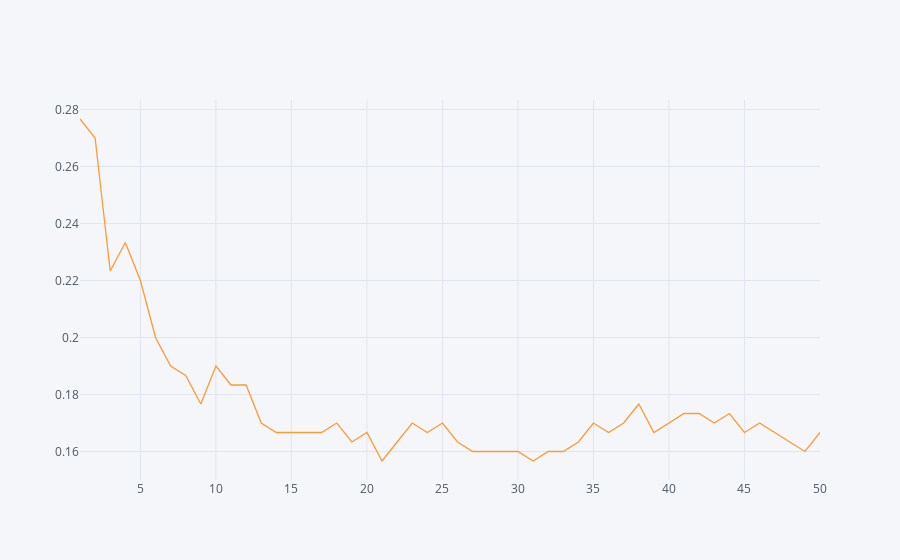

The notebook cell saved with this chart:
### Code cell
error_rate.iplot()

### Figure 1 — Plotly figure (JSON) as saved in the notebook; plotly's stock layout.template omitted (floating-point values rounded to 4 significant figures)
{"data": [{"line": {"color": "rgba(255, 153, 51, 1.0)", "dash": "solid", "shape": "linear", "width": 1.3}, "mode": "lines", "name": "Error Rate", "text": "", "type": "scatter", "x": [1, 2, 3, 4, 5, 6, 7, 8, 9, 10, 11, 12, 13, 14, 15, 16, 17, 18, 19, 20, 21, 22, 23, 24, 25, 26, 27, 28, 29, 30, 31, 32, 33, 34, 35, 36, 37, 38, 39, 40, 41, 42, 43, 44, 45, 46, 47, 48, 49, 50], "y": [0.2767, 0.27, 0.2233, 0.2333, 0.22, 0.2, 0.19, 0.1867, 0.1767, 0.19, 0.1833, 0.1833, 0.17, 0.1667, 0.1667, 0.1667, 0.1667, 0.17, 0.1633, 0.1667, 0.1567, 0.1633, 0.17, 0.1667, 0.17, 0.1633, 0.16, 0.16, 0.16, 0.16, 0.1567, 0.16, 0.16, 0.1633, 0.17, 0.1667, 0.17, 0.1767, 0.1667, 0.17, 0.1733, 0.1733, 0.17, 0.1733, 0.1667, 0.17, 0.1667, 0.1633, 0.16, 0.1667]}], "layout": {"legend": {"bgcolor": "#F5F6F9", "font": {"color": "#4D5663"}}, "paper_bgcolor": "#F5F6F9", "plot_bgcolor": "#F5F6F9", "title": {"font": {"color": "#4D5663"}}, "xaxis": {"gridcolor": "#E1E5ED", "showgrid": true, "tickfont": {"color": "#4D5663"}, "title": {"font": {"color": "#4D5663"}, "text": ""}, "zerolinecolor": "#E1E5ED"}, "yaxis": {"gridcolor": "#E1E5ED", "showgrid": true, "tickfont": {"color": "#4D5663"}, "title": {"font": {"color": "#4D5663"}, "text": ""}, "zerolinecolor": "#E1E5ED"}}}
